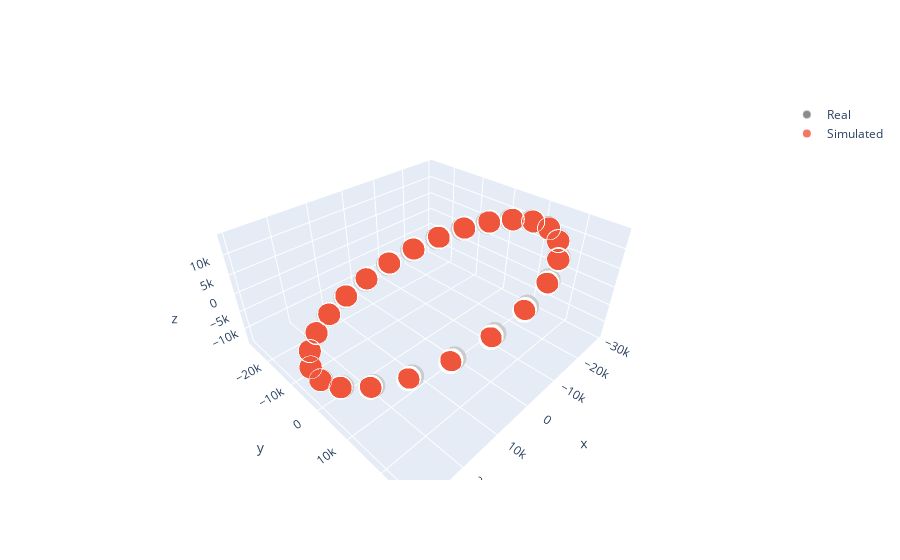

The notebook cell saved with this chart:
### Code cell
x,y,z = data.loc[:, 'x'].values, data.loc[:, 'y'].values, data.loc[:, 'z'].values
xSim,ySim,zSim = data.loc[:, 'x_sim'].values, data.loc[:, 'y_sim'].values, data.loc[:, 'z_sim'].values
fig1 = go.Scatter3d(x=x, 
                    y=y, 
                    z=z, 
                    mode='markers', 
                    marker=dict(
                        color='rgb(127, 127, 127)',
                        size=8, 
                        symbol='circle', 
                        line=dict(
                            color='rgb(204, 204, 204)',
                            width=0.5),
                        opacity=0.9),
                   name = 'Real')
fig2 = go.Scatter3d(x=xSim, 
                    y=ySim, 
                    z=zSim, 
                    mode = 'markers', 
                    marker=dict(
                        size=8,
                        line=dict(
                            color='rgba(217, 217, 217, 0.14)',
                            width=0.5
                        ),
                    opacity=0.8),
                    name = 'Simulated')
fig = go.Figure(data = [fig1, fig2])
fig.show()

### Figure 1 — Plotly figure (JSON) as saved in the notebook; plotly's stock layout.template omitted (floating-point values rounded to 4 significant figures; data arrays with more than 128 entries replaced by an {"elided": "..."} marker saying what was removed)
{"data": [{"marker": {"color": "rgb(127, 127, 127)", "line": {"color": "rgb(204, 204, 204)", "width": 0.5}, "opacity": 0.9, "size": 8, "symbol": "circle"}, "mode": "markers", "name": "Real", "type": "scatter3d", "x": {"elided": "1241 float values"}, "y": {"elided": "1241 float values"}, "z": {"elided": "1241 float values"}}, {"marker": {"line": {"color": "rgba(217, 217, 217, 0.14)", "width": 0.5}, "opacity": 0.8, "size": 8}, "mode": "markers", "name": "Simulated", "type": "scatter3d", "x": {"elided": "1241 float values"}, "y": {"elided": "1241 float values"}, "z": {"elided": "1241 float values"}}], "layout": {}}
